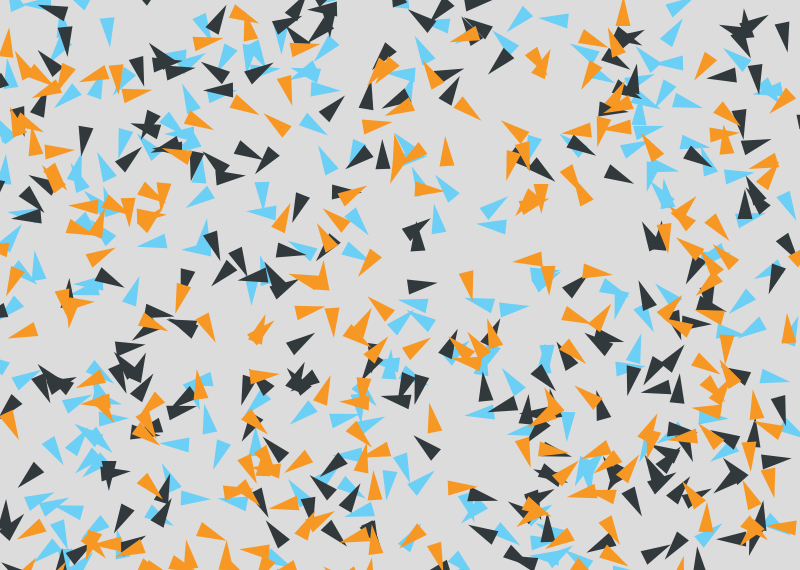
Frame 1 (no input)
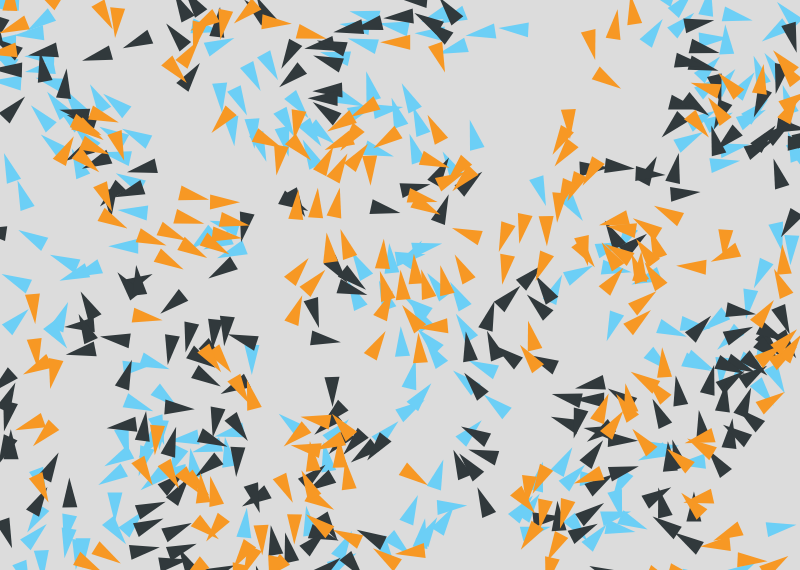
Frame 60 (no input)
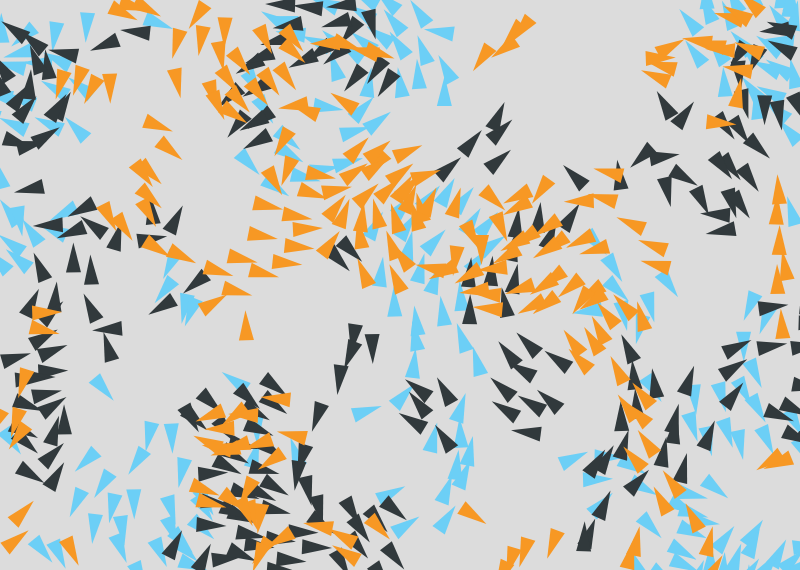
Frame 120 (the mouse pressed at the canvas centre since frame 60)

The p5.js sketch that drew these frames (run headless with seeded random() and noise() and a simulated clock; from frame 60 on, the mouse is pressed at the canvas centre):

// p5.js sketch
// ── sketch.js
var myBoid;

var BOIDS_0 = [];
const COLOR_0 = "#6CCFF6";
var BOIDS_1 = [];
const COLOR_1 = "#31393C";
var BOIDS_2 = [];
const COLOR_2 = "#F79824";

var WIDTH;
var HEIGHT;
const BOID_NUM = 666;
const SPEED = 1.2;

const FR = 35;
function setup() {
  WIDTH = displayWidth;
  HEIGHT = displayHeight;

  createCanvas(WIDTH, HEIGHT - 30);

  BOIDS_0 = generateRandomBoids(Math.floor(BOID_NUM / 3), BOIDS_0);
  BOIDS_3 = generateRandomBoids(Math.floor(BOID_NUM / 3), BOIDS_1);
  BOIDS_2 = generateRandomBoids(Math.floor(BOID_NUM / 3), BOIDS_2);

  frameRate(FR);
}

function draw() {
  background(220);

  BOIDS_0.forEach((boid) => {
    boid.setColor(COLOR_0);
    boid.draw();
    boid.move();
  });

  BOIDS_1.forEach((boid) => {
    boid.setColor(COLOR_1);
    boid.draw();
    boid.move();
  });

  BOIDS_2.forEach((boid) => {
    boid.setColor(COLOR_2);
    boid.draw();
    boid.move();
  });
}

function generateRandomBoids(boidNum, boids) {
  for (let i = 0; i < boidNum; i++) {
    boids.push(getRandomBoid(boids));
  }

  return boids;
}

function getRandomBoid(boids) {
  // Random position
  let pos = createVector();
  pos.x = randInt(0, WIDTH);
  pos.y = randInt(0, HEIGHT);

  // Random direction
  let vel = p5.Vector.random2D();

  return new Boid(pos, vel, SPEED, boids);
}

function randInt(min, max) {
  return Math.floor(Math.random() * (max - min)) + min;
}

// document.addEventListener("keypress", (e) => {
//   if (e.key == "a") {
//     console.log("Blue boid added");
//     let newBoid = getRandomBoid();
//     newBoid.setColor([22, 11, 190]);
//     BOIDS.push(newBoid);
//   } else if (e.key == "p") {
//     console.log("paused");
//     frameRate(0);
//   } else if (e.key == "r") {
//     console.log("resumed");
//     frameRate(FR);
//   } else if (e.key == "w") {
//     console.log("Red boid sped up");
//     myBoid.speed += 0.1;
//   } else if (e.key == "s") {
//     console.log("My boi is slowing daun");
//     myBoid.speed -= 0.1;
//   }
// });

// ── boid.js
class Boid {
  // static COLOR = [222, 180, 34];

  static WIDTH = 15;
  static HEIGHT = 30;

  static fov = {
    angle: 3.14 / 1.5,
    maxDist: 50,
  };
  static AGILITY = 0.025;

  static SEPARATION_DESIRE = 1.2;
  static ALIGNMENT_DESIRE = 0.75;
  static COHESION_DESIRE = 0.1;

  static MAX_SPEED = 1.2;

  constructor(pos, vel, speed, boids) {
    this.pos = pos;
    this.vel = vel;
    this.speed = speed;
    this.boids = boids;
    // field of vision, as radians left and right where the boid can see other boids
    // and max distance
    // Boid.fov = fov;

    // Object containg references to all other boids
    this.COLOR = [222, 180, 34];

    this.shouldDrawFov = false;
  }

  move() {
    // Check if boid is offscreen and teleport him to the other end
    if (this.isOutOfBounds()) this.teleportBack();

    let flockingVec = this.flockingActions();

    this.vel.normalize();
    this.vel.lerp(flockingVec, Boid.AGILITY);
    this.pos.add(this.vel.copy().mult(min(this.speed, Boid.MAX_SPEED)));
  }

  draw() {
    push();

    translate(this.pos.x, this.pos.y);
    noStroke();

    fill(this.COLOR);
    push();
    rotate(this.vel.heading() + PI / 2);
    triangle(-Boid.WIDTH / 2, 0, 0, -Boid.HEIGHT, Boid.WIDTH / 2, 0);
    pop();

    if (this.shouldDrawFov) this.drawFov();

    // Draw coords
    // this.drawCoordinates();

    pop();
  }

  flockingActions() {
    let neighbors = this.getNeighbors();

    let separationVec = this.separate(neighbors);
    let alignmentVec = this.align(neighbors);
    let cohesionVec = this.cohere(neighbors);

    separationVec.mult(Boid.SEPARATION_DESIRE);
    alignmentVec.mult(Boid.ALIGNMENT_DESIRE);
    cohesionVec.mult(Boid.COHESION_DESIRE);

    let flockingVec = createVector(0, 0);
    flockingVec.add(separationVec);
    flockingVec.add(alignmentVec);
    flockingVec.add(cohesionVec);

    return flockingVec;
  }

  separate(neighbors) {
    let reverseVecs = [];
    neighbors.forEach((neighbor) => {
      // vector connecting the boid and the neighbor
      let tmp = this.vecTo(neighbor);
      tmp.mult(-1);
      reverseVecs.push(tmp);
    });

    // Weighted sum
    reverseVecs.forEach((vec) => {
      vec.mult(1 / vec.mag());
    });

    let desiredVec = createVector(0, 0);
    for (let vec of reverseVecs) {
      desiredVec.add(vec);
    }

    return desiredVec;
  }

  align(neighbors) {
    let neigborDirVecs = neighbors.map((boid) => boid.vel);

    let desiredVec = createVector(0, 0);
    for (let vec of neigborDirVecs) {
      desiredVec.add(vec);
    }

    return desiredVec;
  }

  cohere(neighbors) {
    let center = createVector(0, 0);
    for (let neighbor of neighbors) center.add(this.vecTo(neighbor));

    if (neighbors.length) center.mult(1 / neighbors.length);
    else return createVector(0, 0);

    return center;
  }

  // HELPER FUCTIONS

  drawFov() {
    // Field Of View field
    push();
    rotate(this.getHeading());
    noStroke();
    fill("rgba(71, 71, 71, 0.25)");
    this.drawFovField();
    // axes
    // this.drawAxes();
    pop();

    // Get neighbors
    let neighbors = this.getNeighbors();

    // Draw lines conecting the boid to the neighbours
    neighbors.forEach((neighbor) => {
      let radVec = this.vecTo(neighbor);
      stroke(123);
      line(0, 0, radVec.x, radVec.y);
    });
  }

  drawFovField() {
    arc(
      0,
      0,
      2 * Boid.fov.maxDist,
      2 * Boid.fov.maxDist,
      -Boid.fov.angle,
      Boid.fov.angle
    );
  }

  drawAxes() {
    stroke("green");
    line(0, 0, Boid.fov.maxDist, 0);
    stroke("blue");
    line(0, 0, -Boid.fov.maxDist, 0);
    stroke("purple");
    line(0, 0, 0, -Boid.fov.maxDist);
    stroke("white ");
    line(0, 0, 0, Boid.fov.maxDist);
  }

  drawCoordinates() {
    fill(0);
    text(`${Math.floor(this.pos.x)} ${Math.floor(this.pos.y)}`, 0, 0);
  }

  isInFov(radVec) {
    return this.isInRange(radVec) && this.isInView(radVec);
  }

  isInRange(radVec) {
    return radVec.mag() < Boid.fov.maxDist;
  }

  isInView(radVec) {
    return (
      radVec.angleBetween(this.vel) < Boid.fov.angle &&
      radVec.angleBetween(this.vel) > -Boid.fov.angle
    );
  }

  getHeading() {
    return this.vel.heading();
  }

  getNeighbors() {
    let neighbors = [];

    this.boids.forEach((boid) => {
      if (this.isInFov(this.vecTo(boid))) neighbors.push(boid);
    });

    return neighbors;
  }

  vecTo(boid) {
    return boid.pos.copy().sub(this.pos);
  }

  isOutOfBounds() {
    if (
      this.pos.x > WIDTH ||
      this.pos.x < 0 ||
      this.pos.y > HEIGHT ||
      this.pos.y < 0
    )
      return true;

    return false;
  }

  teleportBack() {
    if (this.pos.x < 0) this.pos.x = WIDTH - 1;
    if (this.pos.x > WIDTH) this.pos.x = 1;
    if (this.pos.y > HEIGHT) this.pos.y = 1;
    if (this.pos.y < 0) this.pos.y = HEIGHT - 1;
  }

  setColor(values) {
    this.COLOR = values;
  }
}
